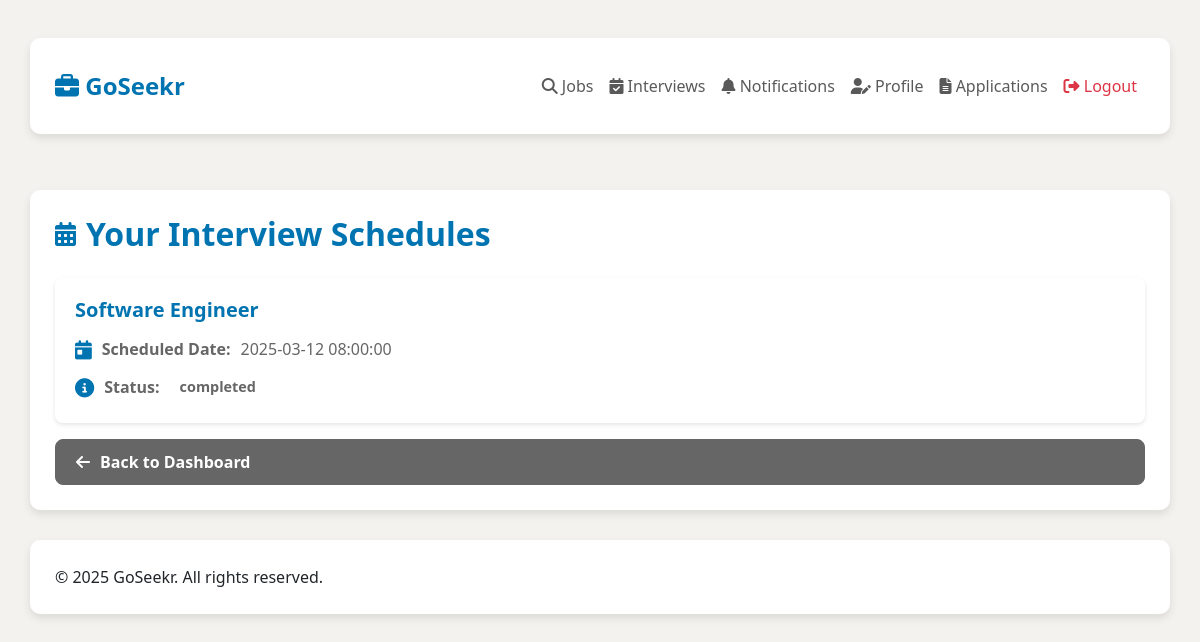
/job_seeker/view_interview.php (signed in), run on the app's committed database.
### tables this page shows
CREATE TABLE `interviews` (
  `interview_id` int(11) NOT NULL,
  `application_id` int(11) NOT NULL,
  `scheduled_date` datetime NOT NULL,
  `status` enum('pending','completed','cancelled') DEFAULT 'pending',
  `notes` text DEFAULT NULL,
  `recommendation` enum('recommended','not recommended') DEFAULT NULL
);

CREATE TABLE `job_postings` (
  `job_id` int(11) NOT NULL,
  `employer_id` int(11) NOT NULL,
  `title` varchar(255) NOT NULL,
  `description` text NOT NULL,
  `requirements` text NOT NULL,
  `skills` text NOT NULL,
  `status` enum('pending','approved','rejected','unavailable') NOT NULL,
  `created_at` timestamp NOT NULL DEFAULT current_timestamp(),
  `location` varchar(255) DEFAULT NULL,
  `quota` int(11) DEFAULT 1
);

### job_seeker/view_interview.php (the view, shortened to what this page needs)
<?php
include '../db.php';
$seeker_id = $_SESSION['user_id'];
$sql = "SELECT interviews.interview_id, interviews.scheduled_date, interviews.status, job_postings.title
        FROM interviews
        JOIN applications ON interviews.application_id = applications.application_id
        JOIN job_postings ON applications.job_id = job_postings.job_id
        WHERE applications.seeker_id = $seeker_id";
$result = $conn->query($sql);
?>
<!DOCTYPE html>
<html lang="en">
<head>
    <link href="https://cdn.jsdelivr.net/npm/bootstrap@5.3.0/dist/css/bootstrap.min.css" rel="stylesheet">
    <link rel="stylesheet" href="https://cdnjs.cloudflare.com/ajax/libs/font-awesome/6.4.0/css/all.min.css">
</head>
<body>
    <nav class="navbar navbar-expand-lg navbar-light">
        <div class="container">
            <a class="navbar-brand brand-logo" href="dashboard.php">
                <i class="fas fa-briefcase"></i> GoSeekr
            </a>
            <div class="collapse navbar-collapse" id="navbarNav">
                <ul class="navbar-nav ms-auto">
                    <li class="nav-item">
                        <a class="nav-link" href="search_jobs.php">
                            <i class="fas fa-search"></i> Jobs
                        </a>
                    </li>
                    <li class="nav-item">
                        <a class="nav-link" href="view_interview.php">
                            <i class="fas fa-calendar-check"></i> Interviews
                        </a>
                    </li>
                    <li class="nav-item nav-notification">
                        <a class="nav-link position-relative" href="notifications.php">
                            <i class="fas fa-bell"></i> Notifications
                        </a>
                    </li>
                    <li class="nav-item">
                        <a class="nav-link" href="update_profile.php">
                            <i class="fas fa-user-edit"></i> Profile
                        </a>
                    </li>
                    <li class="nav-item">
                        <a class="nav-link" href="view_applications.php">
                            <i class="fas fa-file-alt"></i> Applications
                        </a>
                    </li>
                    <li class="nav-item">
                        <a class="nav-link text-danger" href="logout.php">
                            <i class="fas fa-sign-out-alt"></i> Logout
                        </a>
                    </li>
                </ul>
            </div>
        </div>
    </nav>
    <div class="container mt-5">
        <h2><i class="fas fa-calendar-alt"></i>Your Interview Schedules</h2>
        <?php
        if ($result->num_rows > 0) {
            while ($row = $result->fetch_assoc()) {
                echo "<div class='card mb-3'>";
                echo "<div class='card-body'>";
                echo "<h5 class='card-title'>{$row['title']}</h5>";
                echo "<p class='card-text'><i class='fas fa-calendar-day'></i><strong>Scheduled Date:</strong> {$row['scheduled_date']}</p>";
                echo "<p class='card-text'><i class='fas fa-info-circle'></i><strong>Status:</strong> <span class='status-badge {$row['status']}'>{$row['status']}</span></p>";
                echo "</div>";
                echo "</div>";
            }
        } else {
            echo "<div class='text-center py-5'>";
            echo "<i class='fas fa-calendar-times text-muted' style='font-size: 3rem;'></i>";
            echo "<h5>No Interview Schedules Found</h5>";
            echo "<p class='text-muted'>You have no upcoming interviews.</p>";
            echo "</div>";
        }
        ?>
        <a href="dashboard.php" class="btn btn-secondary">
            <i class="fas fa-arrow-left"></i>Back to Dashboard
        </a>
    </div>
</body>
<footer class="footer mt-auto">
    <div class="container">
        <div class="row">
            <div class="col-md-6">
                <p class="mb-0">&copy; 2025 GoSeekr. All rights reserved.</p>
            </div>
        </div>
    </div>
</footer>
</html>

### job_seeker/view_interview.php (style rules this page uses)
:root { --primary-color: #0073b1; --secondary-color: #0a66c2; --accent-color: #f5f5f5; --text-muted: #666; --border-color: #e0e0e0; }
body { background-color: #f3f2ef; font-family: 'Segoe UI', Tahoma, Geneva, Verdana, sans-serif; }
.container { background-color: white; padding: 25px; border-radius: 10px; box-shadow: 0 4px 8px rgba(0, 0, 0, 0.1); margin-top: 30px; }
h2 { color: var(--primary-color); font-weight: 700; margin-bottom: 25px; display: flex; align-items: center; gap: 10px; }
h2 i { font-size: 1.5rem; color: var(--primary-color); }
.card { border: none; border-radius: 8px; box-shadow: 0 2px 4px rgba(0, 0, 0, 0.1); margin-bottom: 20px; transition: transform 0.2s; }
.card-body { padding: 20px; }
.card-title { color: var(--primary-color); font-weight: 700; margin-bottom: 15px; }
.card-text { color: var(--text-muted); margin-bottom: 10px; display: flex; align-items: center; gap: 10px; }
.card-text i { font-size: 1.2rem; color: var(--primary-color); }
.btn-secondary { background-color: var(--text-muted); border-color: var(--text-muted); border-radius: 8px; padding: 10px 20px; font-weight: 600; display: flex; align-items: center; gap: 10px; }
.status-badge { padding: 5px 10px; border-radius: 20px; font-size: 0.9rem; font-weight: 600; }
.brand-logo { font-size: 24px; font-weight: bold; color: var(--primary-color); }

### data on the page
interviews: job_postings.title "Software Engineer", scheduled_date "2025-03-12 08:00:00", status "completed"
